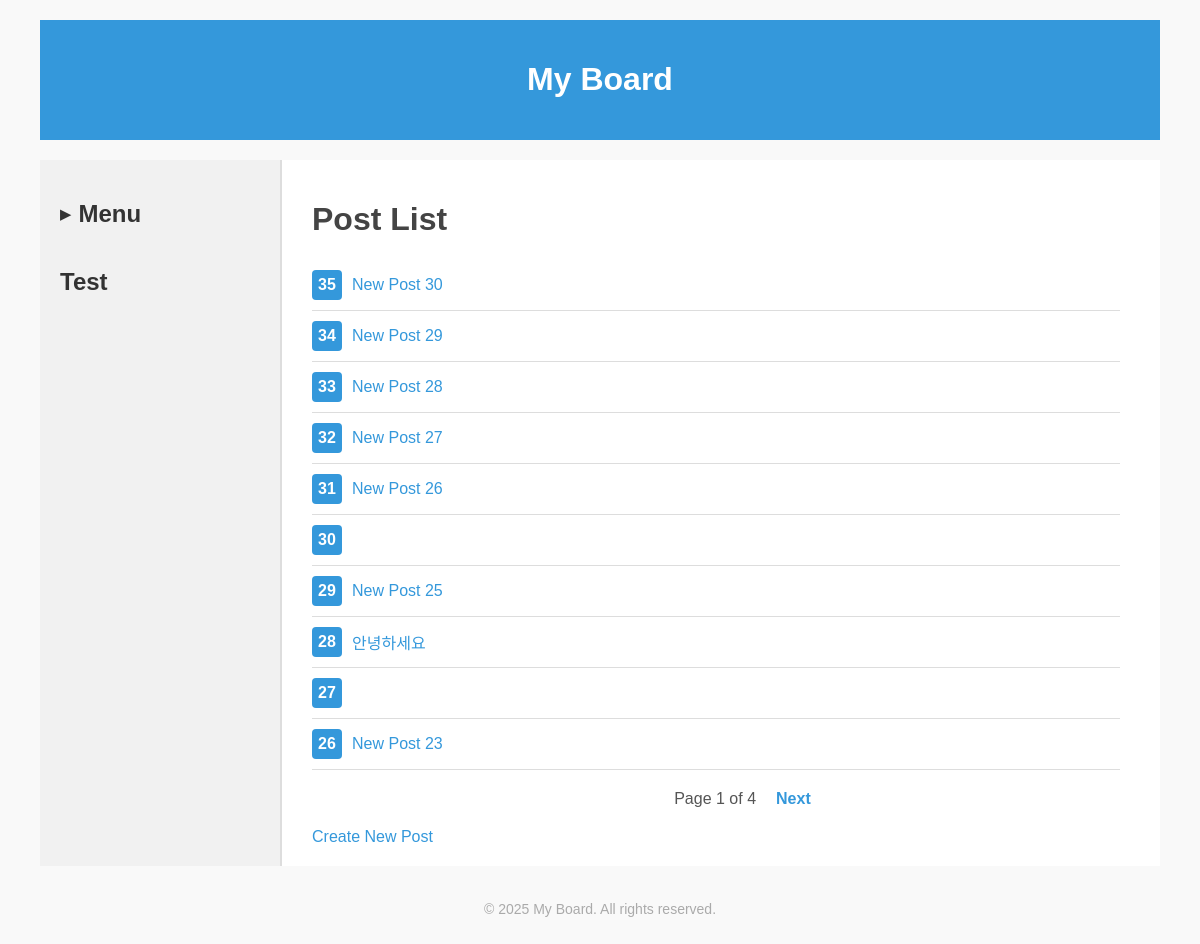
Page /board/ on the earlier database version.
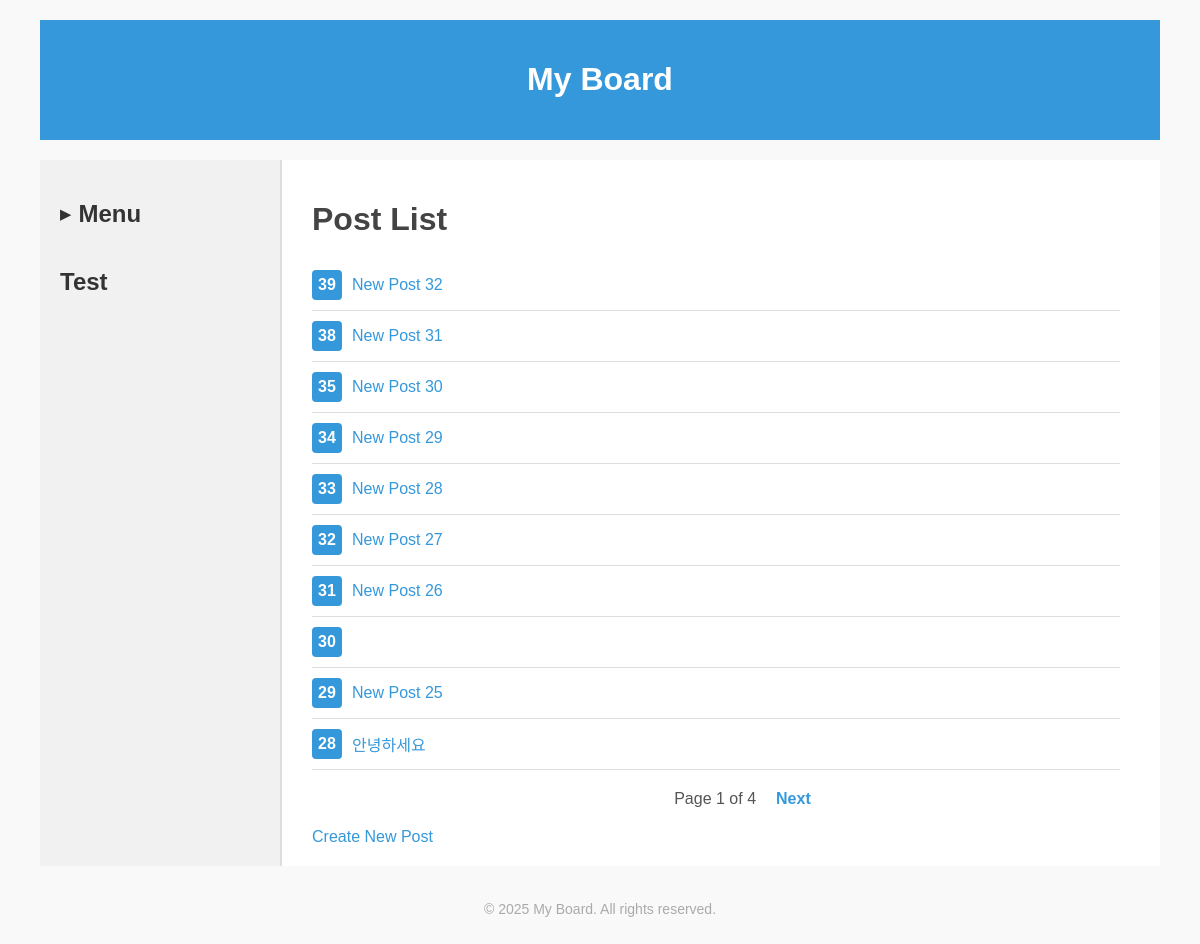
Same page on the later database version.
### board/models.py (models this page shows, shortened)
class Post(models.Model):
    CATEGORY_CHOICES = [
        ('free', '자유'),
        ('diary', '일기'),
        ('activity', '활동'),
    ]
    category = models.CharField(
        max_length=20,
        choices=CATEGORY_CHOICES,
        default='free'
    )
    title = models.CharField(max_length=200)
    content = models.TextField()
    post_date = models.DateTimeField("date posted")
    update_date = models.DateTimeField("date updated", auto_now=True) # 저장될 때마다 매번 갱신

### board/views.py (the view)
# urls.py: path('', views.index, name='index'),
def index(request):
    latest_post_list = Post.objects.order_by('-post_date')
    paginator = Paginator(latest_post_list, 10) # 10 posts per one page
    page_number = request.GET.get('page') # current page
    page_obj = paginator.get_page(page_number)
    return render(request, 'board/index.html', {'page_obj': page_obj})

### board/templates/board/index.html (shortened to what this page needs)
{% extends 'base.html' %}
{% block content %}
<h1>Post List</h1>
{% if page_obj %}
    <ul class="post-list">
        {% for post in page_obj %}
            <li>
                <div class="post-number">{{ post.id }}</div>
                <a href="{% url 'board:detail' post.id %}">{{ post.title }}</a>
            </li>
        {% endfor %}
    </ul>
    <div class="pagination">
        <div class="pagination-prev">
        </div>
        <div class="pagination-center">
            <span>Page {{ page_obj.number }} of {{ page_obj.paginator.num_pages }}</span>
        </div>
        <div class="pagination-next">
            {% if page_obj.has_next %}
                <a href="?page={{ page_obj.next_page_number }}">Next</a>
            {% else %}
                <span class="invisible">Next</span>
            {% endif %}
        </div>
    </div>
{% else %}
    <p>No post are available.</p>
{% endif %}
<a href="/board/create/">Create New Post</a>
{% endblock %}

Differences in the rows shown:
no longer on this page (row unchanged): Post: id "27"
no longer on this page (row unchanged): Post: id "26", title "New Post 23"
added Post: id "39", title "New Post 32"
added Post: id "38", title "New Post 31"
